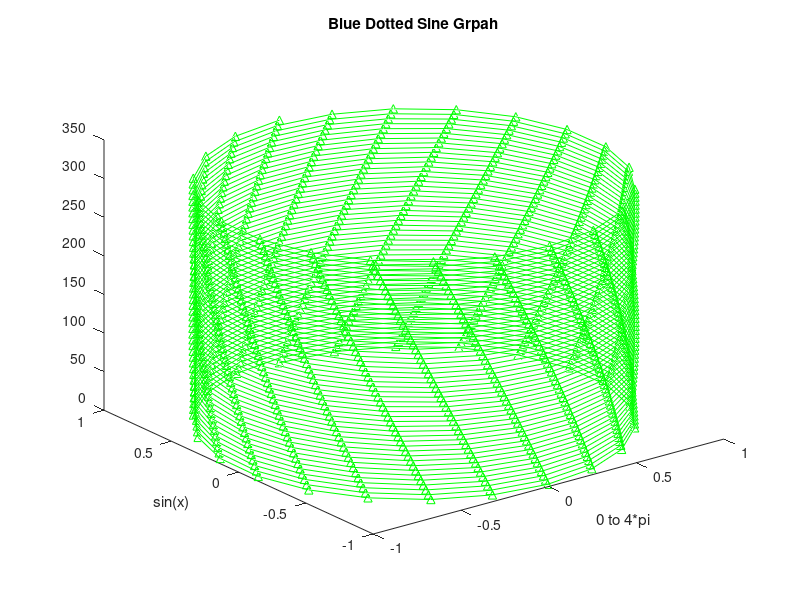

The MATLAB source for this figure:
clear all;
close all;
x=linspace(0,100*pi,1099);
plot3(sin(x),cos(x),x,"g^-")
xlabel("0 to 4*pi")
ylabel("sin(x)")
title("Blue Dotted Sine Grpah")